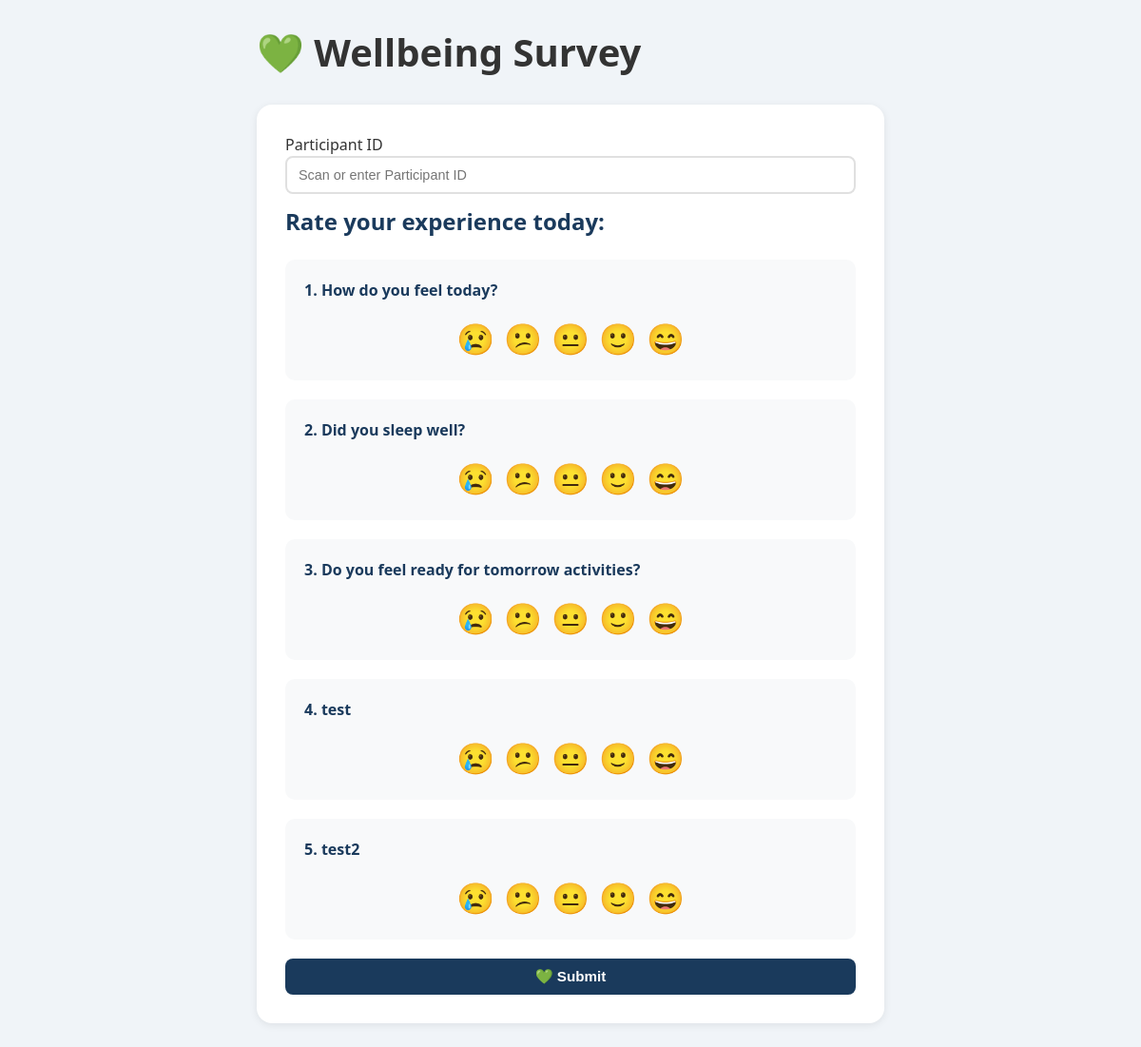
The page /wellbeing on the database as committed earlier.
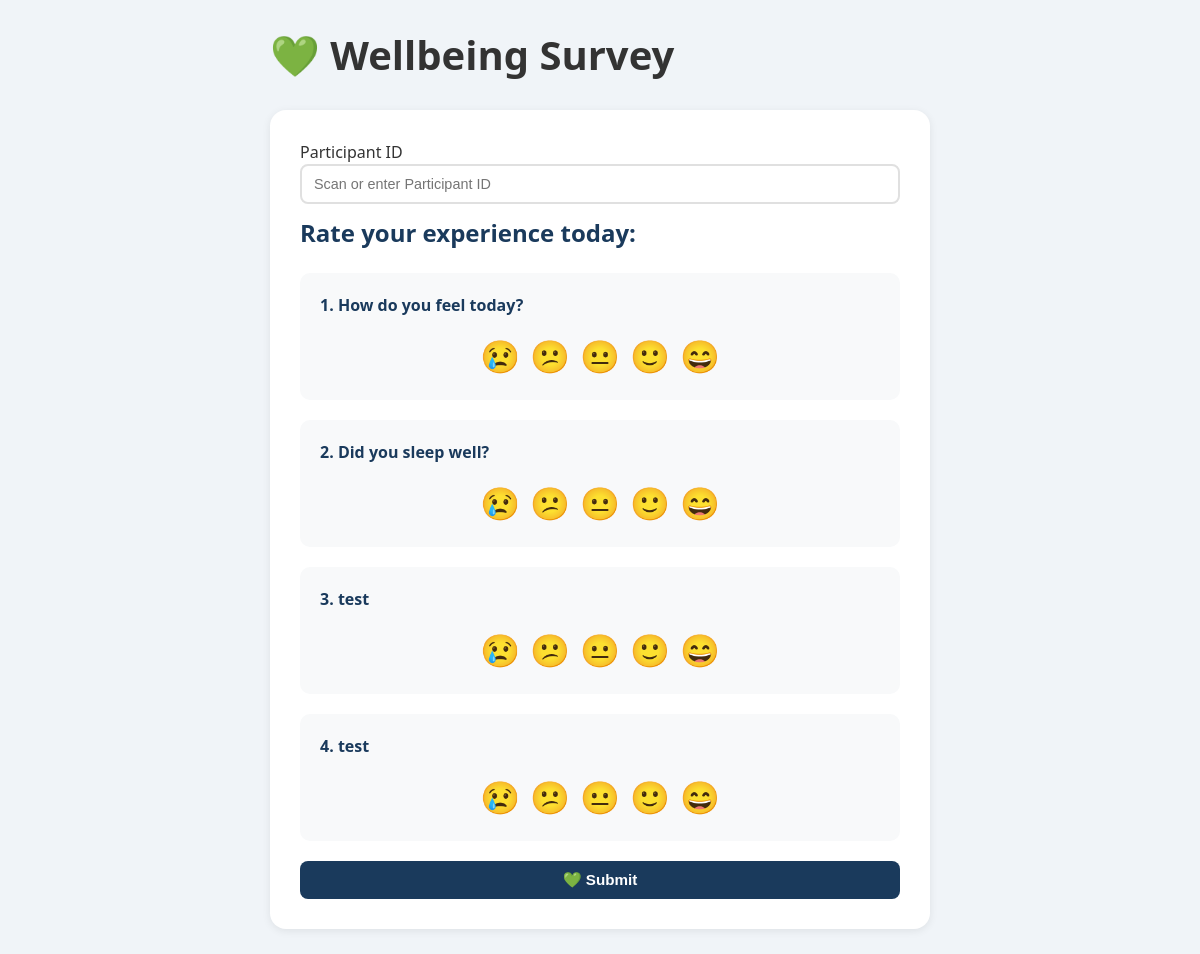
The same page on the database as committed later.
### app.py (models this page shows)
class WellbeingQuestion(db.Model):
    id = db.Column(db.Integer, primary_key=True)
    code = db.Column(
        db.String(20),
        unique=True,
        nullable=False
    )
    text = db.Column(
        db.String(300),
        nullable=False
    )

### app.py (the view, shortened to what this page needs)
@app.route('/wellbeing', methods=['GET', 'POST'])
def wellbeing():
    questions = {
        q.code: q.text
        for q in WellbeingQuestion.query.all()
    }
    message = None
    return render_template('wellbeing.html', message=message, questions=questions)

### templates/wellbeing.html (shortened to what this page needs)
{% extends "base.html" %}
{% block content %}
    <div class="container-small">
        <h1 class="page-title">
            💚 Wellbeing Survey
        </h1>
        <div class="card">
            <form method="POST">
                <label>Participant ID</label>
                <input type="text" name="nfc_id" placeholder="Scan or enter Participant ID" required autofocus>
                <h2>Rate your experience today:</h2>
                {% for code, text in questions.items() %}
                {% if text.strip() %}
                <div class="question">
                    <p>{{ loop.index }}. {{ text }}</p>
                    <div class="stars">
                        <input type="radio" name="{{ code }}" id="{{ code }}_1" value="1"><label for="{{ code }}_1">😢</label>
                        <input type="radio" name="{{ code }}_2" value="2"><label for="{{ code }}_2">😕</label>
                        <input type="radio" name="{{ code }}_3" value="3"><label for="{{ code }}_3">😐</label>
                        <input type="radio" name="{{ code }}_4" value="4"><label for="{{ code }}_4">🙂</label>
                        <input type="radio" name="{{ code }}_5" value="5"><label for="{{ code }}_5">😄</label>
                    </div>
                </div>
                {% endif %}
            {% endfor %}
                <button type="submit">💚 Submit</button>
            </form>
        </div>
    </div>
{% endblock %}

### templates/base.html (shortened to what this page needs)
<!DOCTYPE html>
<html lang="en">
<head>
    <link rel="stylesheet"
          href="{{ url_for('static', filename='style.css') }}">
</head>
<body>
    {% block content %}
    {% endblock %}
</body>
</html>

### static/style.css (style rules this page uses)
body { font-family: 'Segoe UI', sans-serif; background: #f0f4f8; margin: 0; color: #333; line-height: 1.5; }
.card { background: white; border-radius: 16px; padding: 30px; margin-top: 20px; margin-bottom: 20px; box-shadow: 0 2px 8px rgba(0,0,0,0.08); }
* { margin: 0; padding: 0; box-sizing: border-box; }
input, select { width: 100%; padding: 10px 12px; border: 2px solid #e0e0e0; border-radius: 8px; font-size: 0.9rem; margin-bottom: 15px; transition: border-color 0.2s; }
button { width: 100%; padding: 10px 14px; background: #1a3a5c; color: white; border: none; border-radius: 8px; font-size: 0.95rem; font-weight: 600; cursor: pointer; }
.page-title { font-size: 2.5rem; color: #333; margin-bottom: 25px; }
.card h2 { color: #1a3a5c; margin-bottom: 25px; line-height: 1.2; }
.container-small { max-width: 700px; margin: 25px auto; padding: 0 20px; }
.question { background: #f8f9fa; border-radius: 10px; padding: 20px; margin-bottom: 20px; }
.question p { font-weight: 600; margin-bottom: 15px; color: #1a3a5c; }
.stars { display: flex; gap: 10px; justify-content: center; }
.stars label { font-size: 2rem; cursor: pointer; transition: transform 0.1s; padding: 0; margin: 0; width: auto; }

Rows that differ between the two databases and show on the page:
no longer on this page (row edited): WellbeingQuestion: text "test2"
changed WellbeingQuestion (number 3 of 4 on the later page): text "Do you feel ready for tomorrow activities?" → "test"
